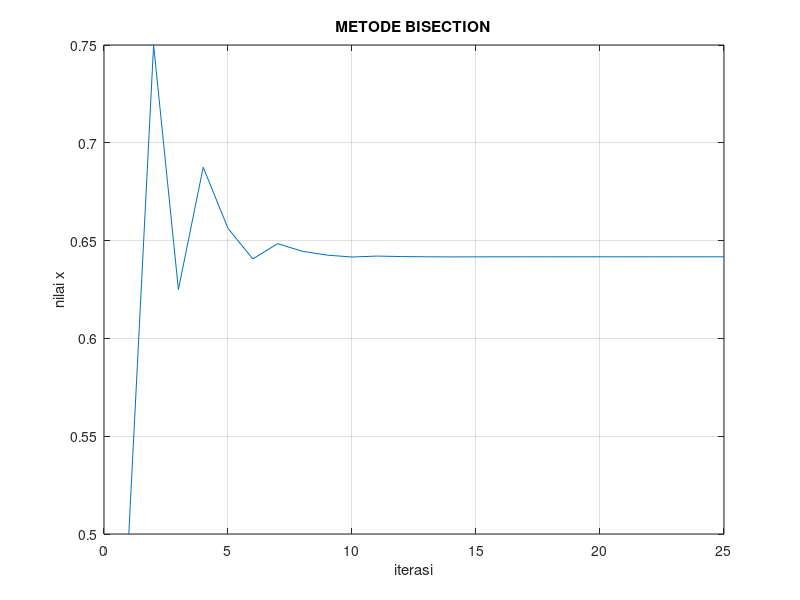
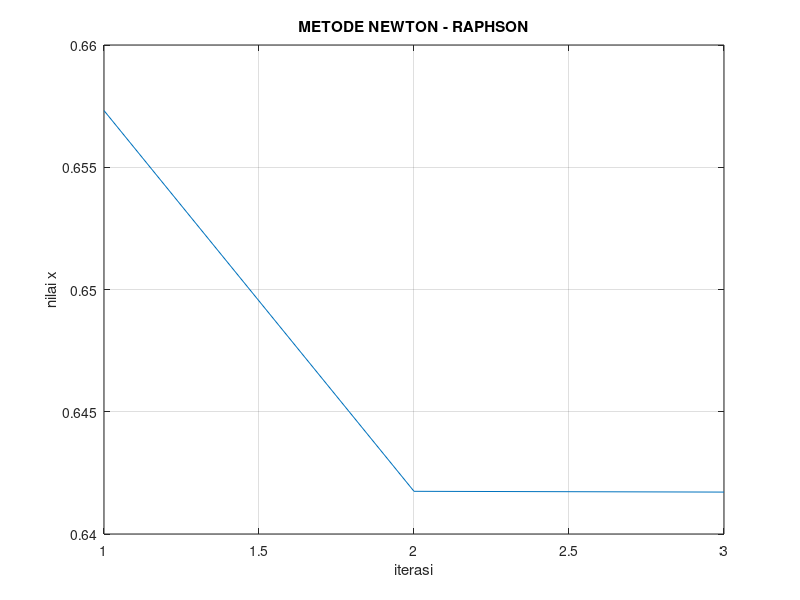

The MATLAB source for these figures, in order:
clc
clear 
close all  

disp('Kelompok 11')
disp('Modul 1 Persamaan Non Linear\n')
disp('Fumgsi F(x) = cos(x) - sqrt(x)')

%% METODE BISECTION
disp('METODE BISECTION')

y=@(x) cos(x) - sqrt(x);

A=0;
B=1;
Er=10^(-4);
imax=25;

FA=y(A);
FB=y(B);
Tol=abs(A-B);
i=0;

if FA==0
    fprintf('%d adalah akar\n',A);
 
elseif FB==0
    fprintf('%d adalah akar\n',B);
 
elseif FA*FB<0
    fprintf('i      A           B            x             Fx          Error\n');
 
    while i<imax
         i=i+1;
         X(i)=(A+B)/2;
         FX=y(X(i));
 
         fprintf('%d     %f     %f     %f     %f     %f\n',i,A,B,X(i),FX,Tol)
 
        if FX==0
            fprintf('%f adalah akar\n',X(i));
            return
        elseif y(A)*FX<0
            B=X(i);
        else
            A=X(i);
        end
        Tol=abs(A-B);
     end
else
 fprintf('Tidak ada akar atau Range yang dibuat terlalu besar\n')
end

i=1:i;
X=X(i);
figure
plot(i,X)

title('METODE BISECTION')
xlabel('iterasi')
ylabel('nilai x')
grid on

%% METODE NEWTON - RAPHSON
disp ('METODE NEWTON - RAPHSON')

y=@(x) cos(x) - sqrt(x);
dy=@(x) -1*sin(x) - (1/(2*sqrt(x)));

A=0;
B=1;
Er=10^(-4);
imax=25;

i=0;

FB=y(B);
DFB=dy(B);
X=B-(FB/DFB);
Tol=abs(X-B)/B;

if FB==0
    fprintf('%d adalah akar\n',B);
    
else
    fprintf('i     x0       x        Fx      Error\n');
    X=zeros(imax,1);
    
    while Tol>Er && i<imax
        i=i+1;
        X(i)=B-(y(B)/dy(B));
        FX=y(X(i));
        Tol=abs(X(i)-B);
        
        fprintf('%d %f %f %f %f\n',i,B,X(i),FX,Tol)
        
        B=X(i);
        
    end
end

i=1:i;
X=X(i);
figure
plot(i,X)

title('METODE NEWTON - RAPHSON')
xlabel('iterasi')
ylabel('nilai x')
grid on

